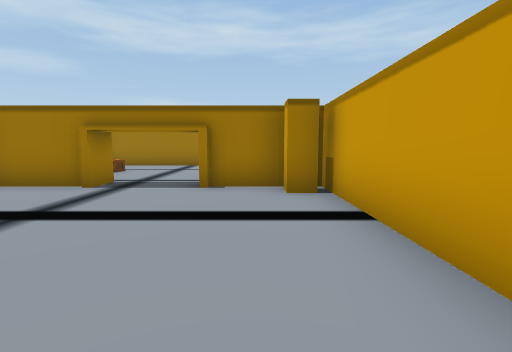
[1] (above)

22 first-person views from a walk through a scene from a Unity 3-D project. The camera is 1.5 m above the floor, tilts 6° down and sees 85° across. The floor is counted in squares, 2 m on a side. Each view is taken from the middle of a square. On the plan, view 1 faces up. The plan holds only what a view shows up to about 10 squares ahead; the rest is blank. The place goes on beyond the plan. Some animated figures are left out. Door leaves are left out, so doorways stand open.

[2]
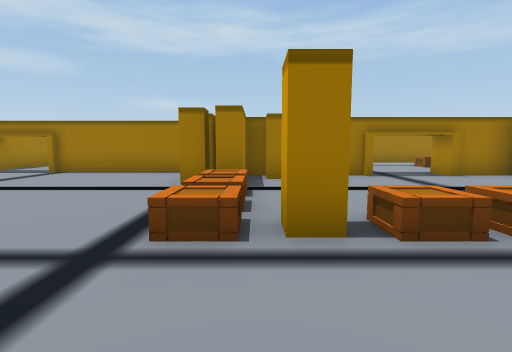

[3]
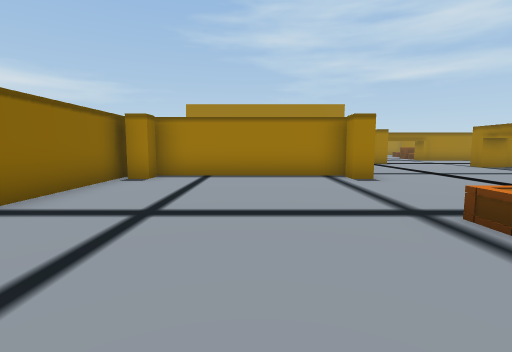

[4]
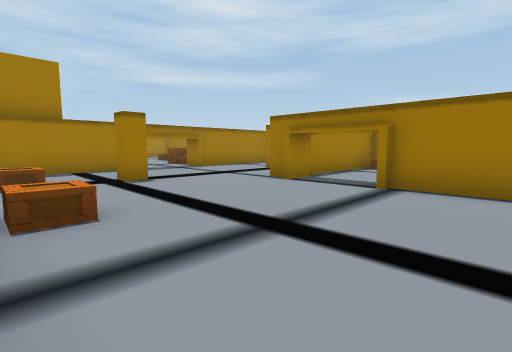

[5]
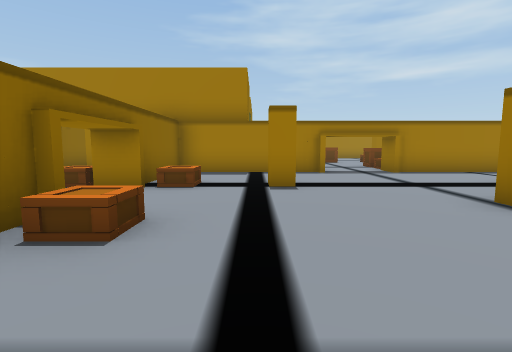

[6]
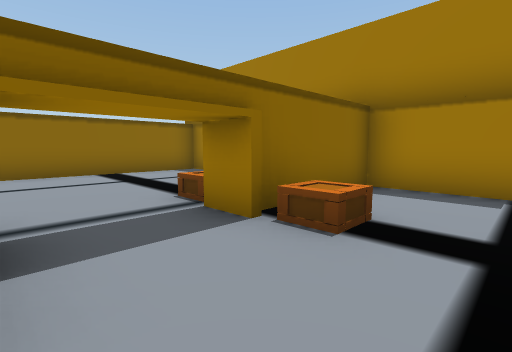

[7]
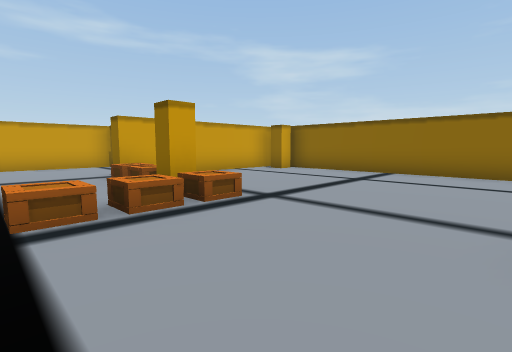

[8]
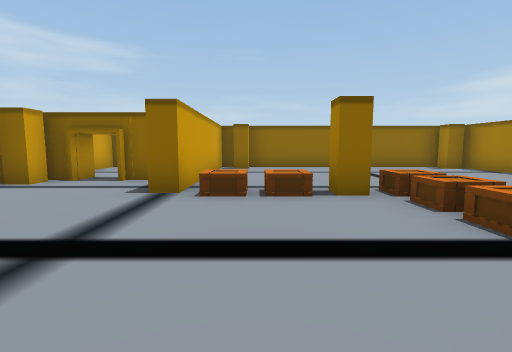

[9]
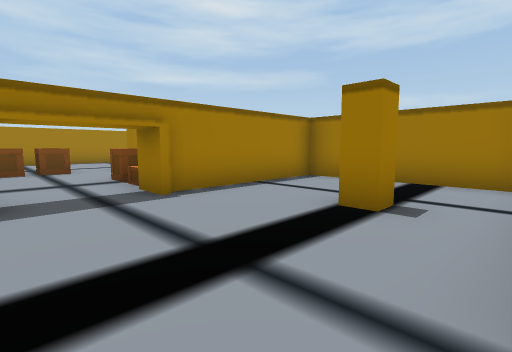

[10]
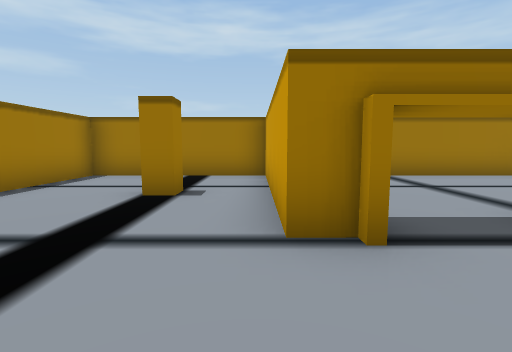

[11]
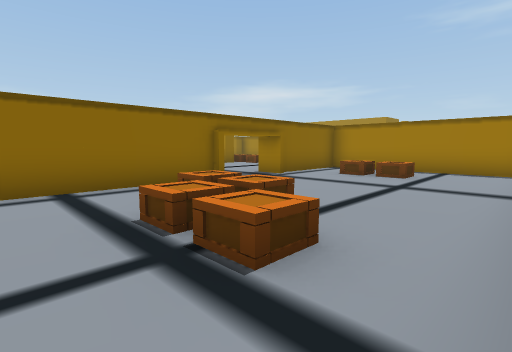

[12]
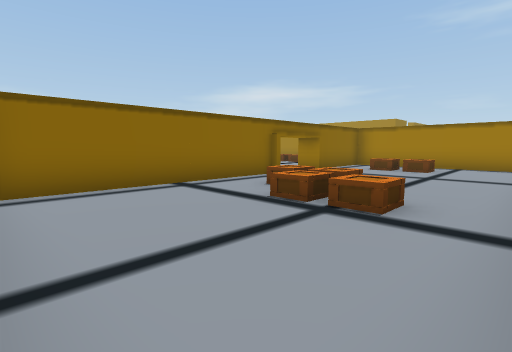

[13]
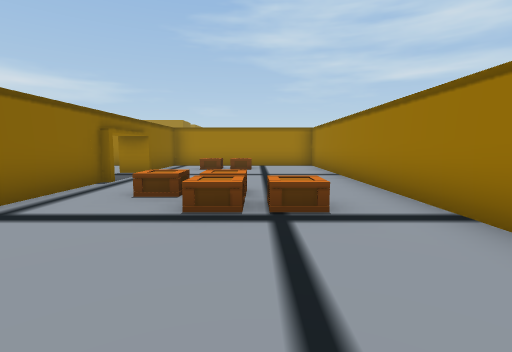

[14]
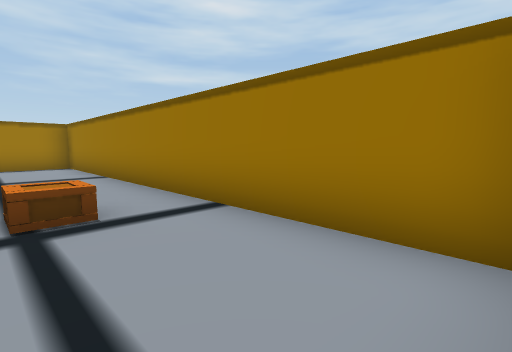

[15]
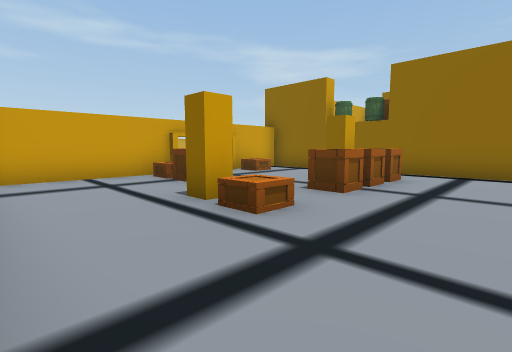

[16]
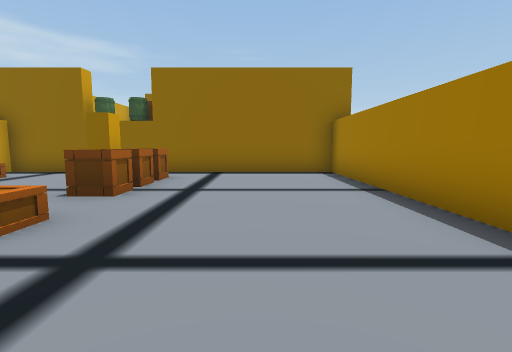

[17]
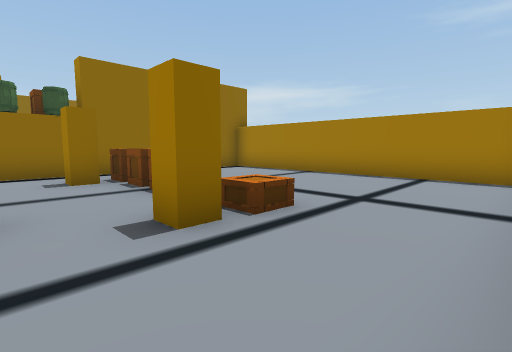

[18]
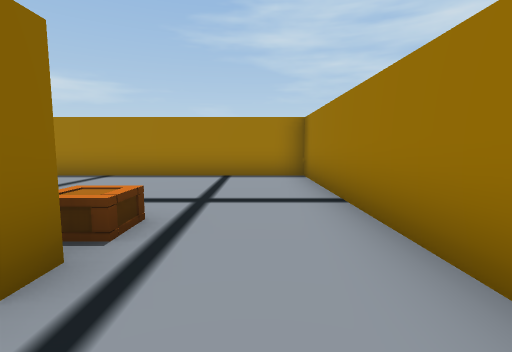

[19]
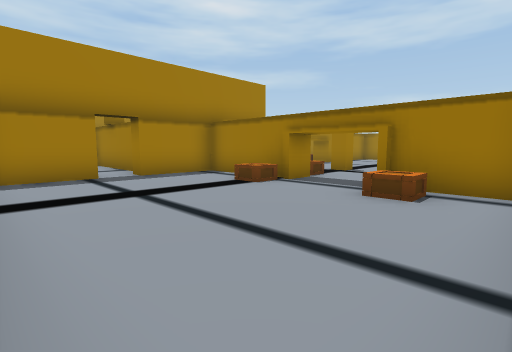

[20]
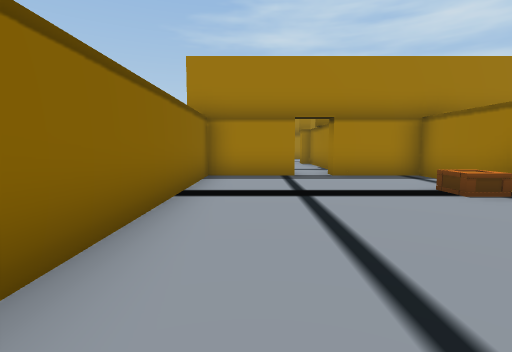

[21]
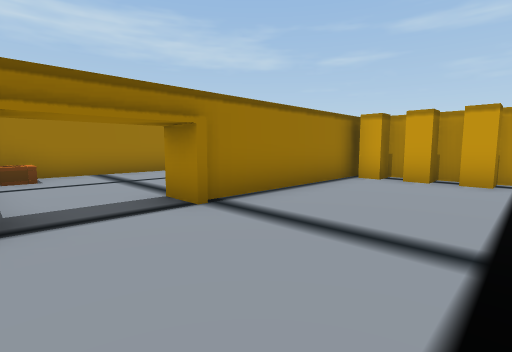

[22]
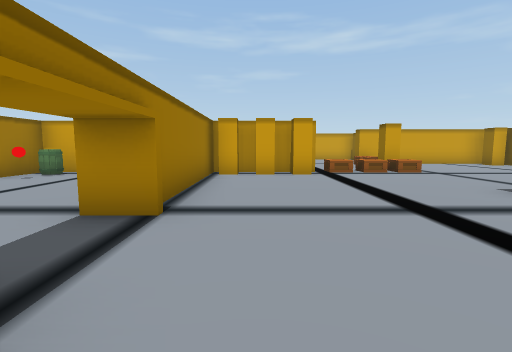

### Floor plan
Points are (right, up) in squares from view 1. A wall is a line through its corners. A room is listed if a view was taken in it or the views show most of it. See-through windows are left out.
Room 1 (views 1, 2, 3, 4, 5, 6, 7, 8, 9, 10, 19, 20, 21, 22)
walls: (-11.3, -0.5) (-11.3, -4.5); (-8.4, 6.2) (-11.5, 6.2); (-14.7, 6.4) (-14.7, 9.4); (-10.5, -5.2) (-4, -5.2); (-3.5, 5.2) (-6.3, 5.2); (-17.4, 0.3) (-19.2, 0.3) (-19.2, -2); (-1.6, -1.2) (-1, -1.2); (-2.8, -4.1) (-2.8, 0.5) (-2.2, 0.5); (-19.2, 4.5) (-19.2, 0.8) (-17.4, 0.8); (-19.2, -2.9) (-19.2, -5.2) (-13.3, -5.2); (-14.8, 11.3) (-19.2, 11.3) (-19.2, 7.5); (0.5, 5.2) (-0.6, 5.2); (1.3, 0) (1.3, 4.2)
ways out: open door at (-2, 5.5) to room 2; open door at (-19.5, 6) to room 3; open door at (-19, -2.5); open door at (-13.3, 6.7)
objects: other object (-19, 5); other object (-19, 7); crate (-17, 1) to (-16, 1); other object (-17, 3) to (-16, 4); other object (-17, 8) to (-16, 9); crate (-16, 0); crate (-14, 0); crate (-14, 1) to (-13, 1); other object (-14, 6); crate (-14, 10) to (-14, 11); other object (-12, 6) to (-12, 7); other object (-11, -5); other object (-11, 0) to (-11, 1); other object (-7, 4); other object (-7, 5); other object (-7, 6); crate (-6, 1); crate (-6, 2); crate (-6, 3); other object (-5, 5); crate (-4, 1); other object (-3, -5); crate (-3, 1); other object (-3, 5) to (-3, 6); other object (-1, 5) to (-1, 6); other object (1, -1); other object (1, 5)
Room 2 (views 11, 12, 13, 14)
walls: (-0.5, 5.8) (4.9, 5.8); (5, 11.3) (-6.3, 11.3) (-6.3, 6); (-6, 5.8) (-3.5, 5.8)
ways out: open door at (-2, 5.5) to room 1
objects: crate (-4, 8); crate (-4, 9); crate (1, 8); crate (1, 9); crate (2, 9); crate (2, 10)
Room 3 (views 15, 16, 17, 18)
walls: (-23.3, 11.3) (-29.3, 11.3) (-29.3, 2.7) (-19.8, 2.7) (-19.8, 4.4); (-19.8, 7.7) (-19.8, 10.7)
ways out: open door at (-19.5, 6) to room 1
objects: crate (-24, 5); crate (-24, 6); crate (-24, 7); crate (-24, 9); other object (-23, 4) to (-23, 5); other object (-23, 8) to (-23, 9); crate (-21, 8); crate (-20, 5); crate (-20, 7)

Where each view was taken, in squares from view 1:
view 1: 0 up, 0 right, facing up
view 2: 2 down, 6 left, facing up
view 3: 2 down, 4 left, facing left
view 4: 1 up, 10 left, facing up-left
view 5: 3 up, 11 left, facing left
view 6: 3 up, 14 left, facing down-left
view 7: 3 up, 10 left, facing down-right
view 8: 5 up, 4 left, facing down
view 9: 5 up, 15 left, facing up-left
view 10: 4 up, 15 left, facing up
view 11: 11 up, 3 right, facing down-left
view 12: 11 up, 5 right, facing down-left
view 13: 9 up, 5 right, facing left
view 14: 9 up, 5 right, facing up-left
view 15: 11 up, 27 left, facing down-right
view 16: 11 up, 27 left, facing down
view 17: 11 up, 22 left, facing down-left
view 18: 10 up, 22 left, facing left
view 19: 5 down, 12 left, facing up-left
view 20: 4 down, 12 left, facing left
view 21: 3 up, 14 left, facing up-right
view 22: 5 up, 15 left, facing right
